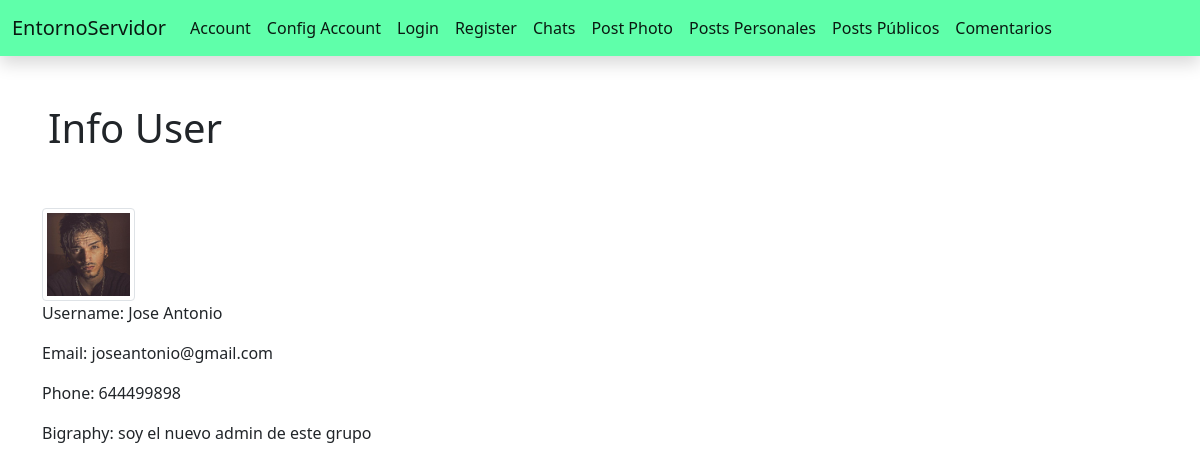
Screenshot of /cuentas/Jose Antonio/ with the database file from the repository.
### Cuentas/models.py (models this page shows, shortened)
class Cuentas(models.Model):
    class Meta:
        ordering = ['username']
    profile = models.ImageField(upload_to='profile', null=True)
    username = models.CharField(max_length=128, unique=True, primary_key=True)
    password = models.CharField(max_length=222, null=False)
    email = models.EmailField(max_length=180, blank=True, null=True)
    tlfn = models.CharField(max_length=12, null=True)
    biography = models.TextField(max_length=1200, blank=True, null=True)

### Cuentas/views.py (the view)
# urls.py: path('<str:user>/', views.detail_user,name='detalleUser')
def detail_user(request,user):
    try:
        cuent = Cuentas.objects.get(pk=user)
    except Cuentas.DoesNotExist:
        raise Http404("El usuario no existe en la base de datos")
    return render(request, 'Cuentas/userInformation/InfoUser.html', {'cuenta': cuent})

### templates/Cuentas/userInformation/InfoUser.html
{% extends 'Base.html' %}
{% load static %}
{% block contentNav %}
<div class="p-5">
    <h1>Info User</h1>
</div>
<div class="container ">
    <div class="col-xl-4">
         <img src="http://127.0.0.1:8000/media/{{ cuenta.profile }}" class="img-thumbnail w-25 p-1">
        <p>Username: {{ cuenta.username }}</p>
        <p>Email: {{ cuenta.email }}</p>
        <p>Phone: {{ cuenta.tlfn }}</p>
        <p>
            Bigraphy:
            {{ cuenta.biography }}
        </p>
    </div>
</div>
{% endblock %}

### rows the page displays
Cuentas: profile (picture), username "Jose Antonio", email "joseantonio@gmail.com", tlfn "644499898", biography "soy el nuevo admin de este grupo"
